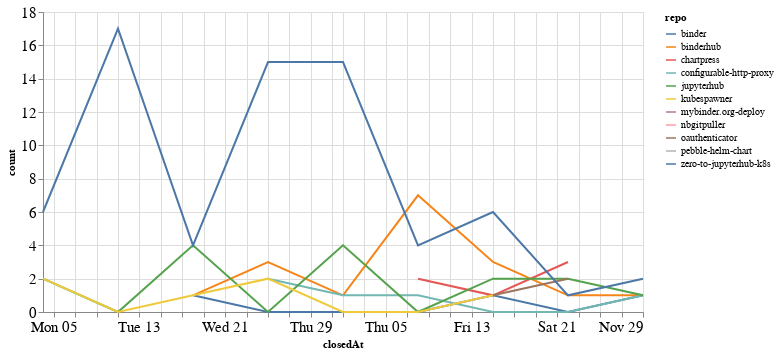

The notebook cell saved with this chart:
### Code cell
closed_by_time = closed_by.groupby('repo').resample('W', on='closedAt').count()['author'].reset_index()
closed_by_time = closed_by_time.rename(columns={'author': 'count'})

alt.Chart(closed_by_time, width=600).mark_line().encode(
    x='closedAt',
    y='count',
    color='repo',
    tooltip="repo"
)

### Figure 1 — Vega-Lite specification as saved in the notebook (floating-point values rounded to 4 significant figures)
{"config": {"axisLeft": {"labelFontSize": 15}, "axisBottom": {"labelFontSize": 15}}, "data": {"name": "data-680dcb3a073fe004a23e7a8b66cb343f"}, "mark": "line", "encoding": {"color": {"type": "nominal", "field": "repo"}, "tooltip": {"type": "nominal", "field": "repo"}, "x": {"type": "temporal", "field": "closedAt"}, "y": {"type": "quantitative", "field": "count"}}, "width": 600, "$schema": "https://vega.github.io/schema/vega-lite/v4.8.1.json", "datasets": {"data-680dcb3a073fe004a23e7a8b66cb343f": [{"repo": "binder", "closedAt": "2020-10-18T00:00:00", "count": 1}, {"repo": "binder", "closedAt": "2020-10-25T00:00:00", "count": 0}, {"repo": "binder", "closedAt": "2020-11-01T00:00:00", "count": 0}, {"repo": "binder", "closedAt": "2020-11-08T00:00:00", "count": 0}, {"repo": "binder", "closedAt": "2020-11-15T00:00:00", "count": 1}, {"repo": "binder", "closedAt": "2020-11-22T00:00:00", "count": 0}, {"repo": "binder", "closedAt": "2020-11-29T00:00:00", "count": 1}, {"repo": "binderhub", "closedAt": "2020-10-18T00:00:00", "count": 1}, {"repo": "binderhub", "closedAt": "2020-10-25T00:00:00", "count": 3}, {"repo": "binderhub", "closedAt": "2020-11-01T00:00:00", "count": 1}, {"repo": "binderhub", "closedAt": "2020-11-08T00:00:00", "count": 7}, {"repo": "binderhub", "closedAt": "2020-11-15T00:00:00", "count": 3}, {"repo": "binderhub", "closedAt": "2020-11-22T00:00:00", "count": 1}, {"repo": "binderhub", "closedAt": "2020-11-29T00:00:00", "count": 1}, {"repo": "chartpress", "closedAt": "2020-11-08T00:00:00", "count": 2}, {"repo": "chartpress", "closedAt": "2020-11-15T00:00:00", "count": 1}, {"repo": "chartpress", "closedAt": "2020-11-22T00:00:00", "count": 3}, {"repo": "configurable-http-proxy", "closedAt": "2020-10-25T00:00:00", "count": 2}, {"repo": "configurable-http-proxy", "closedAt": "2020-11-01T00:00:00", "count": 1}, {"repo": "configurable-http-proxy", "closedAt": "2020-11-08T00:00:00", "count": 1}, {"repo": "configurable-http-proxy", "closedAt": "2020-11-15T00:00:00", "count": 0}, {"repo": "configurable-http-proxy", "closedAt": "2020-11-22T00:00:00", "count": 0}, {"repo": "configurable-http-proxy", "closedAt": "2020-11-29T00:00:00", "count": 1}, {"repo": "jupyterhub", "closedAt": "2020-10-04T00:00:00", "count": 2}, {"repo": "jupyterhub", "closedAt": "2020-10-11T00:00:00", "count": 0}, {"repo": "jupyterhub", "closedAt": "2020-10-18T00:00:00", "count": 4}, {"repo": "jupyterhub", "closedAt": "2020-10-25T00:00:00", "count": 0}, {"repo": "jupyterhub", "closedAt": "2020-11-01T00:00:00", "count": 4}, {"repo": "jupyterhub", "closedAt": "2020-11-08T00:00:00", "count": 0}, {"repo": "jupyterhub", "closedAt": "2020-11-15T00:00:00", "count": 2}, {"repo": "jupyterhub", "closedAt": "2020-11-22T00:00:00", "count": 2}, {"repo": "jupyterhub", "closedAt": "2020-11-29T00:00:00", "count": 1}, {"repo": "kubespawner", "closedAt": "2020-10-04T00:00:00", "count": 2}, {"repo": "kubespawner", "closedAt": "2020-10-11T00:00:00", "count": 0}, {"repo": "kubespawner", "closedAt": "2020-10-18T00:00:00", "count": 1}, {"repo": "kubespawner", "closedAt": "2020-10-25T00:00:00", "count": 2}, {"repo": "kubespawner", "closedAt": "2020-11-01T00:00:00", "count": 0}, {"repo": "kubespawner", "closedAt": "2020-11-08T00:00:00", "count": 0}, {"repo": "kubespawner", "closedAt": "2020-11-15T00:00:00", "count": 1}, {"repo": "mybinder.org-deploy", "closedAt": "2020-11-01T00:00:00", "count": 1}, {"repo": "nbgitpuller", "closedAt": "2020-10-04T00:00:00", "count": 2}, {"repo": "oauthenticator", "closedAt": "2020-11-15T00:00:00", "count": 1}, {"repo": "oauthenticator", "closedAt": "2020-11-22T00:00:00", "count": 2}, {"repo": "pebble-helm-chart", "closedAt": "2020-11-08T00:00:00", "count": 1}, {"repo": "zero-to-jupyterhub-k8s", "closedAt": "2020-10-04T00:00:00", "count": 6}, {"repo": "zero-to-jupyterhub-k8s", "closedAt": "2020-10-11T00:00:00", "count": 17}, {"repo": "zero-to-jupyterhub-k8s", "closedAt": "2020-10-18T00:00:00", "count": 4}, {"repo": "zero-to-jupyterhub-k8s", "closedAt": "2020-10-25T00:00:00", "count": 15}, {"repo": "zero-to-jupyterhub-k8s", "closedAt": "2020-11-01T00:00:00", "count": 15}, {"repo": "zero-to-jupyterhub-k8s", "closedAt": "2020-11-08T00:00:00", "count": 4}, {"repo": "zero-to-jupyterhub-k8s", "closedAt": "2020-11-15T00:00:00", "count": 6}, {"repo": "zero-to-jupyterhub-k8s", "closedAt": "2020-11-22T00:00:00", "count": 1}, {"repo": "zero-to-jupyterhub-k8s", "closedAt": "2020-11-29T00:00:00", "count": 2}]}}
